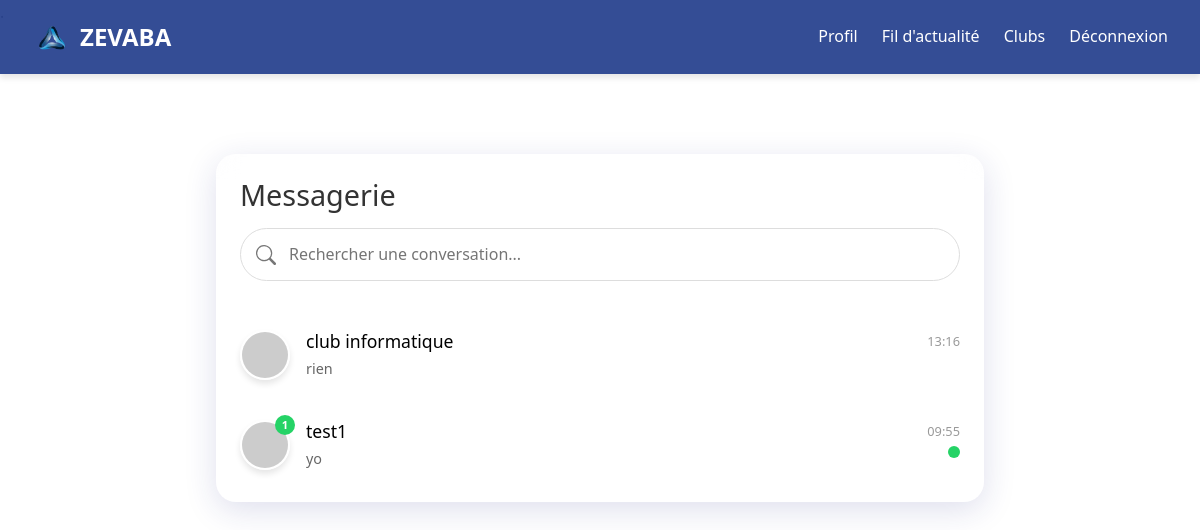
Page /messages/ (signed in) on the committed database.
### core/models.py (models this page shows, shortened)
class Club(models.Model):
    name = models.CharField(max_length=100)
    description = models.TextField()
    creator = models.ForeignKey(User, on_delete=models.CASCADE, related_name='created_clubs')
    members = models.ManyToManyField(User, through='ClubMembership', related_name='joined_clubs', blank=True)
    created_at = models.DateTimeField(default=timezone.now)

class ClubMessage(models.Model):
    sender = models.ForeignKey(User, on_delete=models.CASCADE)
    club = models.ForeignKey('Club', on_delete=models.CASCADE)
    content = models.TextField()
    created_at = models.DateTimeField(default=timezone.now)
    parent = models.ForeignKey('self', null=True, blank=True, on_delete=models.CASCADE, related_name='replies')
    is_read = models.ManyToManyField(User, related_name='read_club_messages', blank=True)

class User(AbstractUser):
    bio = models.TextField(max_length=500, blank=True)
    profile_picture = models.ImageField(upload_to='profile_pics/', blank=True, null=True)
    is_mentor = models.BooleanField(default=False)
    clubs = models.ManyToManyField('Club', related_name='club_members', blank=True)
    followers = models.ManyToManyField('self', symmetrical=False, related_name='following', blank=True)
    relationship_status = models.CharField(
        max_length=20,
        choices=[
            ('SINGLE', 'Célibataire'),
            ('RELATIONSHIP', 'En couple'),
            ('MARRIED', 'Marié(e)'),
            ('COMPLICATED', "C'est compliqué")
        ],
        default='SINGLE',
        blank=True
    )
    partner = models.ForeignKey(
        'self',
        on_delete=models.SET_NULL,
        null=True,
        blank=True,
        related_name='partner_of'
    )
    schools = models.JSONField(default=list, blank=True)  # Pour stocker plusieurs écoles
    hobbies = models.JSONField(default=list, blank=True)  # Pour stocker plusieurs hobbies

class Message(models.Model):
    sender = models.ForeignKey(User, on_delete=models.CASCADE, related_name='sent_messages')
    recipient = models.ForeignKey(User, on_delete=models.CASCADE, related_name='received_messages')
    content = models.TextField()
    created_at = models.DateTimeField(default=timezone.now)
    is_read = models.BooleanField(default=False)

### core/views.py (the view)
# urls.py: path('messages/', views.messages, name='messages'),
@login_required
def messages(request):
    user_conversations = Message.objects.filter(
        Q(sender=request.user) | Q(recipient=request.user)
    ).values('sender', 'recipient').annotate(
        last_message_time=Max('created_at'),
        unread_count=Count('id', filter=Q(is_read=False, recipient=request.user))
    ).order_by('-last_message_time')
    club_conversations = Club.objects.filter(
        members=request.user
    ).annotate(
        last_message_time=Max('clubmessage__created_at'),
        unread_count=Count('clubmessage__id',
            filter=Q(clubmessage__is_read=False) & ~Q(clubmessage__sender=request.user))
    ).order_by('-last_message_time')
    conversations = []
    for conv in user_conversations:
        other_user_id = conv['recipient'] if conv['sender'] == request.user.id else conv['sender']
        other_user = User.objects.get(id=other_user_id)
        last_message = Message.objects.filter(
            Q(sender=request.user, recipient=other_user) |
            Q(sender=other_user, recipient=request.user)
        ).order_by('-created_at').first()
        conversations.append({
            'type': 'user',
            'id': other_user.id,
            'name': other_user.username,
            'last_message': last_message.content if last_message else '',
            'last_message_time': conv['last_message_time'],
            'unread_count': conv['unread_count'],
            'avatar_url': f"https://ui-avatars.com/api/?name={other_user.username}&background=random"
        })
    for club in club_conversations:
        last_message = ClubMessage.objects.filter(club=club).order_by('-created_at').first()
        conversations.append({
            'type': 'club',
            'id': club.id,
            'name': club.name,
            'last_message': last_message.content if last_message else '',
            'last_message_time': club.last_message_time,
            'unread_count': club.unread_count,
            'avatar_url': f"https://ui-avatars.com/api/?name=C&background=random"
        })
    conversations.sort(key=lambda x: x['last_message_time'] or datetime.min, reverse=True)
    return render(request, 'messages.html', {'conversations': conversations})

### core/templates/messages.html (shortened to what this page needs)
{% extends 'base.html' %}
{% block content %}
<div class="messaging-container">
    <div class="conversations-wrapper">
        <div class="conversations-header glass-effect">
            <h2>Messagerie</h2>
            <div class="search-bar">
                <input type="text" placeholder="Rechercher une conversation...">
                <svg xmlns="http://www.w3.org/2000/svg" width="20" height="20" fill="currentColor" viewBox="0 0 16 16">
                    <path d="M11.742 10.344a6.5 6.5 0 1 0-1.397 1.398h-.001c.03.04.062.078.098.115l3.85 3.85a1 1 0 0 0 1.415-1.414l-3.85-3.85a1.007 1.007 0 0 0-.115-.1zM12 6.5a5.5 5.5 0 1 1-11 0 5.5 5.5 0 0 1 11 0z"/>
                </svg>
            </div>
        </div>
        <div class="conversations-list">
            {% for conv in conversations %}
                <a href="{% if conv.type == 'user' %}{% url 'send_message' conv.id %}{% else %}{% url 'club_messages' conv.id %}{% endif %}"
                   class="conversation-card hover-effect">
                    <div class="conversation-avatar pulse-animation">
                        {% if conv.type == 'user' %}
                            <img src="https://ui-avatars.com/api/?name={{ conv.name }}&background=random" alt="{{ conv.name }}">
                        {% else %}
                            <img src="https://ui-avatars.com/api/?name=C&background=random" alt="{{ conv.name }}">
                        {% endif %}
                        {% if conv.unread_count > 0 %}
                            <span class="unread-badge">{{ conv.unread_count }}</span>
                        {% endif %}
                    </div>
                    <div class="conversation-details">
                        <div class="conversation-info">
                            <h3>{{ conv.name }}</h3>
                            <p class="last-message">{{ conv.last_message|default:"Aucun message"|truncatechars:30 }}</p>
                        </div>
                        <div class="conversation-meta">
                            <span class="time">{{ conv.last_message_time|date:"H:i" }}</span>
                            {% if conv.unread_count > 0 %}
                                <svg xmlns="http://www.w3.org/2000/svg" width="12" height="12" fill="#25D366" viewBox="0 0 16 16">
                                    <circle cx="8" cy="8" r="8"/>
                                </svg>
                            {% endif %}
                        </div>
                    </div>
                </a>
            {% endfor %}
        </div>
    </div>
</div>
{% endblock %}

### core/templates/base.html (style rules this page uses)
:root { --zevaba-light-blue: #87CEEB; --zevaba-dark-blue: #1E3A8A; --zevaba-white: #FFFFFF; --zevaba-black: #000000; --zevaba-gray: #F3F4F6; --transition: all 0.3s ease; --shadow: 0 4px 6px rgba(0, 0, 0, 0.1); --shadow-lg: 0 10px 15px rgba(0, 0, 0, 0.1); }
* { margin: 0; padding: 0; box-sizing: border-box; }
body { font-family: 'Segoe UI', Tahoma, Geneva, Verdana, sans-serif; background-color: var(--zevaba-white); color: var(--zevaba-black); line-height: 1.6; min-height: 100vh; display: flex; flex-direction: column; }

### core/templates/messages.html (style rules this page uses)
:root { --primary-color: #4361ee; --secondary-color: #3a0ca3; --glass-bg: rgba(255, 255, 255, 0.25); --glass-border: rgba(255, 255, 255, 0.18); }
.messaging-container { max-width: 800px; margin: 2rem auto; padding: 0 1rem; }
.conversations-wrapper { background: white; border-radius: 20px; box-shadow: 0 8px 32px rgba(31, 38, 135, 0.15); overflow: hidden; }
.conversations-header { padding: 1.5rem; background: var(--glass-bg); backdrop-filter: blur(10px); -webkit-backdrop-filter: blur(10px); border-bottom: 1px solid var(--glass-border); }
.conversations-header h2 { margin: 0 0 1rem 0; color: #333; font-size: 1.8rem; }
.search-bar { position: relative; display: flex; align-items: center; }
.search-bar input { width: 100%; padding: 0.8rem 1.2rem 0.8rem 3rem; border-radius: 50px; border: 1px solid #ddd; outline: none; font-size: 1rem; background: rgba(255,255,255,0.8); transition: all 0.3s ease; }
.search-bar svg { position: absolute; left: 1rem; color: #777; }
.conversations-list { padding: 0.5rem; max-height: 70vh; overflow-y: auto; }
.conversation-card { display: flex; align-items: center; padding: 1rem; margin-bottom: 0.5rem; border-radius: 15px; text-decoration: none; color: inherit; transition: all 0.3s ease; }
.conversation-avatar { position: relative; width: 50px; height: 50px; border-radius: 50%; margin-right: 1rem; flex-shrink: 0; }
.conversation-avatar img { width: 100%; height: 100%; object-fit: cover; border-radius: 50%; border: 2px solid white; box-shadow: 0 4px 6px rgba(0,0,0,0.1); }
.unread-badge { position: absolute; top: -5px; right: -5px; background: #25D366; color: white; width: 20px; height: 20px; border-radius: 50%; display: flex; align-items: center; justify-content: center; font-size: 0.7rem; font-weight: bold; animation: pulse 2s infinite; }
.conversation-details { flex: 1; display: flex; justify-content: space-between; min-width: 0; }
.conversation-info { flex: 1; min-width: 0; }
.conversation-info h3 { margin: 0; font-size: 1.1rem; white-space: nowrap; overflow: hidden; text-overflow: ellipsis; }
.last-message { margin: 0.3rem 0 0 0; color: #666; font-size: 0.9rem; white-space: nowrap; overflow: hidden; text-overflow: ellipsis; }
.conversation-meta { display: flex; flex-direction: column; align-items: flex-end; margin-left: 1rem; }
.time { font-size: 0.8rem; color: #999; margin-bottom: 0.3rem; }

### rows in the picture
Club: name "club informatique"
ClubMessage: last_message "rien"
User: name "test1"
Message: last_message "yo"

### other values in the picture
{{ conv.last_message_time|date:"H:i" }} "13:16" "09:55"
{{ conv.unread_count }} "1"
